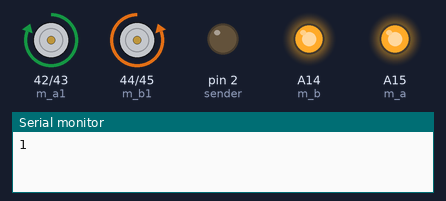
The sketch below on a simulated Arduino Mega 2560, built with avr-gcc and run on an emulated ATmega2560. Parts: motor-driver pin pairs drawn as motors (green arrow = first pin HIGH = forward, orange = second pin HIGH = backward, longer = more drive), output pins drawn as LEDs (lit = HIGH), the last lines printed to the serial monitor.

Above: at 1.0 s.
At 3.0 s:
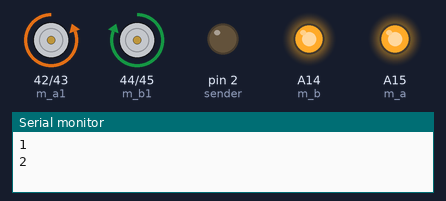
At 5.0 s:
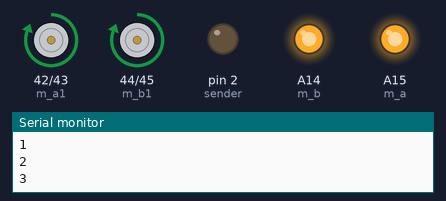
At 7.0 s:
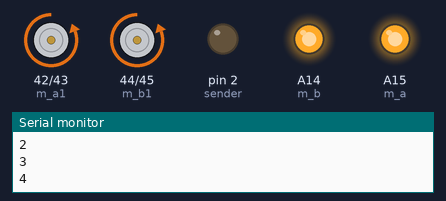
Timing chart, 0 to 9.2 s (numbered marks = the images above):
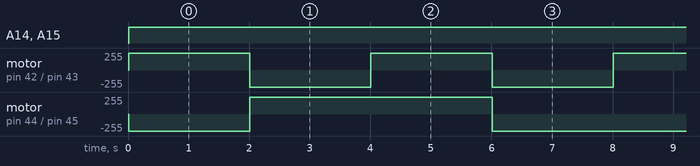

Measured:
- by itself, A14 (m_b), A15 (m_a): LOW → HIGH at 0.01 s
- by itself, motor on pin 42 (m_a1) / pin 43 (m_a2): alternates forward 255/255 for 2.0 s and backward 255/255 for 2.0 s
- by itself, motor on pin 44 (m_b1) / pin 45 (m_b2): repeats every 8.0 s: forward 255/255 4.0 s, backward 255/255 4.0 s

The sketch:

drive_3_0.ino
```cpp
#define sender 2
#define empfaenger 3

const int m_a1 = 42;    //motor A signal 1
const int m_a2 = 43;    //motor A signal 2
const int m_a  = A15;    //motor A speed
const int m_b1 = 44;    //motor B signal 1
const int m_b2 = 45;    //motor B signal 2
const int m_b  = A14;    //motor B speed

const int m_cam  = 45;  //camera motor
int messung, abstand;


void setup()
{
  pinMode(m_a1, OUTPUT);
  pinMode(m_a2, OUTPUT);
  pinMode(m_a, OUTPUT);
  pinMode(m_b1, OUTPUT);
  pinMode(m_b2, OUTPUT);
  pinMode(m_b, OUTPUT);

  pinMode(m_cam, OUTPUT);
  Serial.begin(9600);
  pinMode(sender, OUTPUT);                    // Digital 2 ist ein Sender (PWM).
  pinMode(empfaenger, INPUT);                 // Digiatl 3 ist ein Empfänger.
  delay(10);
}

void loop()
{
  Serial.println("1");
  drive(1,255);
  delay(2000);
  Serial.println("2");
  drive(2,255);
  delay(2000);
  Serial.println("3");
  drive(3,255);
  delay(2000);
  Serial.println("4");
  drive(4,255);
  delay(2000);
  cam(0);
}

void cam(int dir){
  if(dir == 0){
    digitalWrite(m_cam, 0);
  }
}

void drive(int dir, int s){    //direction, speed

  //    /\
  //  A    B
  //
  if(dir == 0){
    digitalWrite(m_a1, LOW);
    digitalWrite(m_a2, LOW);  // Motor 1 dreht jetzt nicht.
    digitalWrite(m_b1, LOW);
    digitalWrite(m_b2, LOW);  // Motor 2 dreht jetzt nicht.

  }
  if(dir == 1){
    digitalWrite(m_a1, HIGH);
    digitalWrite(m_a2, LOW);  // Motor 1 dreht jetzt vorwärts.
    analogWrite(m_a, s);       // Motor 1 Leistung.
    digitalWrite(m_b1, LOW);
    digitalWrite(m_b2, HIGH);  // Motor 2 dreht jetzt vorwärts.
    analogWrite(m_b, s);       // Motor 2 Leistung.
  }
  if(dir == 2){
    digitalWrite(m_a1, LOW);
    digitalWrite(m_a2, HIGH);   // Motor 1 dreht jetzt vorwärts.
    analogWrite(m_a, s);       // Motor 1 Leistung.
    digitalWrite(m_b1, HIGH);
    digitalWrite(m_b2, LOW);  // Motor 2 dreht jetzt rückwärts.
    analogWrite(m_b, s);       // Motor 2 Leistung.
  }
  if(dir == 3){
    digitalWrite(m_a1, HIGH);
    digitalWrite(m_a2, LOW);  // Motor 1 dreht jetzt rückwärts.
    analogWrite(m_a, s);       // Motor 1 Leistung.
    digitalWrite(m_b1, HIGH);
    digitalWrite(m_b2, LOW);  // Motor 2 dreht jetzt rückwärts.
    analogWrite(m_b, s);       // Motor 2 Leistung.
  }
  if(dir == 4){
    digitalWrite(m_a1, LOW);
    digitalWrite(m_a2, HIGH);  // Motor 1 dreht jetzt rückwärts.
    analogWrite(m_a, s);       // Motor 1 Leistung.
    digitalWrite(m_b1, LOW);
    digitalWrite(m_b2, HIGH);  // Motor 2 dreht jetzt vorwärts.
    analogWrite(m_b, s);       // Motor 2 Leistung.
  }
}

/*
  digitalWrite(sender, HIGH);                 // Ein Ultraschallsignal wird gesendet.
  delayMicroseconds(100);                     // Er macht es 100ms=0,1s.
  digitalWrite(sender, LOW);                  // Das Ultraschallsignal wird beendet.
  messung = pulseIn(empfaenger, HIGH);        // Laufzeitmessung
  abstand = messung/57,7;                     // Umrechnung in cm
  Serial.print(abstand);                      // Ausgabe auf den Monitor
  Serial.println(" cm");
  delay(20);
*/
```
